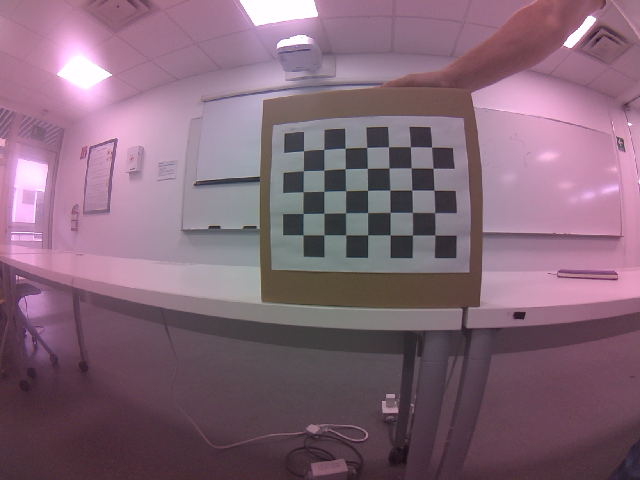
#> input picture main_ros/main_ros/vision/camera/calibration/images/img_000.png, 640 x 480 px; its folder holds 4 pictures in this run
$ python calibrate_intrinsics.py --images images   (older library calls are emulated)
#> lines starting #> are read from the running program, lines starting #| are printed output that depends on the picture
### main_ros/main_ros/vision/camera/calibration/calib_io.py
"""Calibration file helpers shared by the scripts and nodes (no ROS imports).

File layout under ``calib_dir`` (default: main_ros/vision/camera/calibration in src):

    images/                    checkerboard captures (raw, PNG)
    whiteimages/               white wall / paper captures (raw, PNG)
    data/camera_info.yaml      intrinsics, ROS camera_calibration_parsers format
                               (written by calibrate_intrinsics.py OR by the
                               image_pipeline cameracalibrator "COMMIT" button)
    data/intrinsicCalibration.npz   MAS507-style intrinsics (mtx, dist, ...)
    data/colorCalibration.npz       MAS507-style per-pixel colour gains (arr_0)
"""
import os
import pathlib

import cv2
import numpy as np
import yaml

DEFAULT_CAMERA_CALIB_DIR = '~/ros2_ws/src/main_ros/main_ros/vision/camera/calibration'
CAMERA_INFO_FILE = 'data/camera_info.yaml'
INTRINSICS_NPZ_FILE = 'data/intrinsicCalibration.npz'
COLOR_NPZ_FILE = 'data/colorCalibration.npz'
IMAGE_EXTS = ('.png', '.jpg', '.jpeg', '.bmp')

def expand(path):
    return pathlib.Path(os.path.expandvars(os.path.expanduser(str(path))))


def resolve(calib_dir, path_or_empty, default_rel):
    """Return explicit path if given, otherwise calib_dir/default_rel."""
    if path_or_empty:
        return expand(path_or_empty)
    return expand(calib_dir) / default_rel


def list_images(folder):
    folder = expand(folder)
    if not folder.is_dir():
        return []
    return sorted(p for p in folder.iterdir()
                  if p.is_file() and p.suffix.lower() in IMAGE_EXTS)


def corners_clear_of_border(corners, width, height, margin=10):
    """False if any detected corner is within `margin` px of the image border.

    A board that runs off the image edge can still be "found" with the wrong
    corners; such detections poison the calibration, so they are rejected.
    """
    p = corners.reshape(-1, 2)
    return bool(p[:, 0].min() >= margin and p[:, 1].min() >= margin
                and p[:, 0].max() <= width - 1 - margin
                and p[:, 1].max() <= height - 1 - margin)

# ---------------------------------------------------------------- camera_info

def _mat(rows, cols, data):
    return {'rows': rows, 'cols': cols,
            'data': [float(x) for x in np.asarray(data, dtype=float).ravel()]}


def write_camera_info_yaml(path, width, height, K, D, R=None, P=None,
                           camera_name='pi_camera_v2', distortion_model='plumb_bob'):
    """Write intrinsics in the format used by camera_calibration_parsers."""
    K = np.asarray(K, dtype=float).reshape(3, 3)
    D = np.asarray(D, dtype=float).ravel()
    R = np.eye(3) if R is None else np.asarray(R, dtype=float).reshape(3, 3)
    if P is None:
        P = np.hstack([K, np.zeros((3, 1))])
    P = np.asarray(P, dtype=float).reshape(3, 4)
    content = {
        'image_width': int(width),
        'image_height': int(height),
        'camera_name': str(camera_name),
        'camera_matrix': _mat(3, 3, K),
        'distortion_model': str(distortion_model),
        'distortion_coefficients': _mat(1, len(D), D),
        'rectification_matrix': _mat(3, 3, R),
        'projection_matrix': _mat(3, 4, P),
    }
    path = expand(path)
    path.parent.mkdir(parents=True, exist_ok=True)
    with open(str(path), 'w') as f:
        yaml.safe_dump(content, f, sort_keys=False, default_flow_style=None)
    return path


# [40 lines left out: functions read_camera_info_yaml, load_intrinsics, not called in this run]

# ------------------------------------------------------------- rectification

def new_camera_matrix(K, D, size, alpha):
    """alpha=0: crop to valid pixels only; alpha=1: keep all source pixels."""
    newK, _roi = cv2.getOptimalNewCameraMatrix(K, D, size, alpha, size)
    return newK


def build_rectify_maps(K, D, size, R=None, P=None, alpha=None):
    """Precompute remap tables. size=(width, height).

    If alpha is None and P is given, P[:3,:3] is used (same as image_proc);
    otherwise the new camera matrix is computed from alpha (default 0).
    Returns (map1, map2, newK).
    """
    K = np.asarray(K, dtype=np.float64)
    D = np.asarray(D, dtype=np.float64).ravel()
    R = np.eye(3) if R is None else np.asarray(R, dtype=np.float64)
    if alpha is None and P is not None:
        newK = np.asarray(P, dtype=np.float64)[:3, :3]
    else:
        newK = new_camera_matrix(K, D, size, 0.0 if alpha is None else float(alpha))
    map1, map2 = cv2.initUndistortRectifyMap(K, D, R, newK, size, cv2.CV_16SC2)
    return map1, map2, newK

# ----------------------------------------------------------- colour gains

# [7 lines left out: function load_color_gains, not called in this run]


def apply_color_gains(img, gains):
    """Per-pixel, per-channel gain (MAS507 colour calibration), saturating."""
    return cv2.multiply(img, gains, dtype=cv2.CV_8U)

### main_ros/main_ros/vision/camera/calibration/calibrate_intrinsics.py
"""Intrinsic camera calibration with OpenCV (ROS 2 port of the MAS507 script).

    ros2 run main_ros calibrate_intrinsics                       # defaults
    ros2 run main_ros calibrate_intrinsics --cols 6 --rows 4 --square 0.03

Reads <calib_dir>/images/*.png and writes to <calib_dir>/data/:
    intrinsicCalibration.npz   mtx, dist, rvecs, tvecs (MAS507 keys) + image_size, rms
    camera_info.yaml           ROS format -> published by camera_node and used by
                               image_proc and image_processing_node for rectification
    undistort_check.png        raw vs rectified side by side, for a visual check

Differences from the MAS507 script:
  * object points are in metres (square size), so tvecs are metric
  * the cornerSubPix window adapts to the square size in pixels
  * per-image reprojection errors are reported; --max-error drops outliers
  * k3 is fixed by default (like the image_pipeline cameracalibrator); the
    Pi Camera v2 lens is mild, and a free k3 tends to overfit. Use --k3 to free it.
"""
import argparse
import sys

import cv2
import numpy as np

from main_ros.main_ros.vision.camera.calibration import calib_io

FIND_FLAGS = cv2.CALIB_CB_ADAPTIVE_THRESH | cv2.CALIB_CB_NORMALIZE_IMAGE
SUBPIX_CRITERIA = (cv2.TERM_CRITERIA_EPS + cv2.TERM_CRITERIA_MAX_ITER, 30, 0.001)


def parse_args(argv=None):
    p = argparse.ArgumentParser(description=__doc__,
                                formatter_class=argparse.RawDescriptionHelpFormatter)
    p.add_argument('--calib-dir', default=calib_io.DEFAULT_CAMERA_CALIB_DIR)
    p.add_argument('--images', default='', help='folder (default <calib-dir>/images)')
    p.add_argument('--out-dir', default='', help='folder (default <calib-dir>/data)')
    p.add_argument('--cols', type=int, default=7,
                   help='inner corners per row (8 squares -> 7)')
    p.add_argument('--rows', type=int, default=5,
                   help='inner corners per column (6 squares -> 5)')
    p.add_argument('--square', type=float, default=0.03, help='square size in metres')
    p.add_argument('--k3', action='store_true', help='estimate k3 too')
    p.add_argument('--alpha', type=float, default=0.0,
                   help='rectified view: 0 = only valid pixels (crop), 1 = keep all pixels')
    p.add_argument('--max-error', type=float, default=0.0,
                   help='drop images with RMS reprojection error above this (px) and recalibrate')
    p.add_argument('--camera-name', default='pi_camera_v2')
    p.add_argument('--show', action='store_true', help='show each detection (needs a display)')
    # remove ROS arguments if launched via ros2 run ... --ros-args
    if argv is None:
        argv = sys.argv[1:]
    if '--ros-args' in argv:
        argv = argv[:argv.index('--ros-args')]
    return p.parse_args(argv)


def object_points(cols, rows, square):
    objp = np.zeros((cols * rows, 3), np.float32)
    objp[:, :2] = np.mgrid[0:cols, 0:rows].T.reshape(-1, 2) * square
    return objp


def subpix_window(corners, cols):
    """Half-window ~40 % of the smallest square edge in pixels, in [3, 11]."""
    c = corners.reshape(-1, cols, 2)
    d_row = np.linalg.norm(np.diff(c, axis=1), axis=2).min()
    d_col = np.linalg.norm(np.diff(c, axis=0), axis=2).min() if c.shape[0] > 1 else d_row
    w = int(np.clip(0.4 * min(d_row, d_col), 3, 11))
    return (w, w)


def detect(images, pattern, show=False):
#> called with pattern = (7, 5), show = False
    names, imgpoints, size = [], [], None
    for path in images:
        img = cv2.imread(str(path))
#> img is the input picture: shape (480, 640, 3); mean B, G, R 119.7, 103.3, 131.7
        if img is None:
            print('  %-22s unreadable, skipped' % path.name)
            continue
        h, w = img.shape[:2]
#> h = 480; w = 640
        if size is None:
            size = (w, h)
#> size = (640, 480)
        elif size != (w, h):
            print('  %-22s size %dx%d != %dx%d, skipped' % (path.name, w, h, size[0], size[1]))
            continue
        gray = cv2.cvtColor(img, cv2.COLOR_BGR2GRAY)
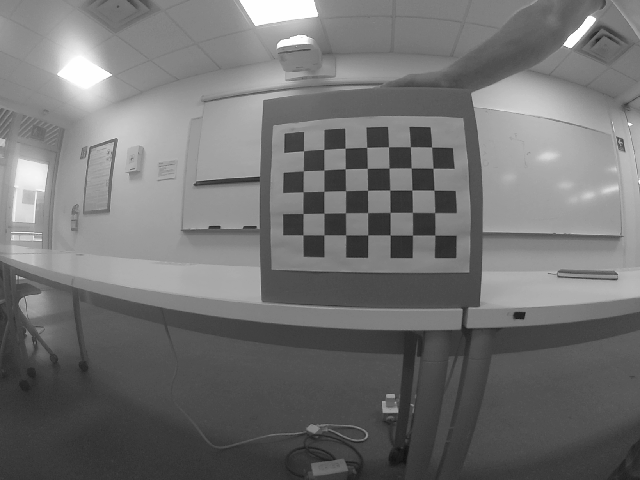
#> gray: shape (480, 640); min 15, max 255, mean 113.6
        found, corners = cv2.findChessboardCorners(gray, pattern, FIND_FLAGS)
#> found = True; corners = 35 rows, first 8: [303.5, 150.9], [323.7, 149.5], [345.1, 148.3], [366.7, 147.3], [388.5, 146.8], [410.4, 146.8], [431.5, 147], [303.5, 170.8]
        if not found:
            print('  %-22s board not found, trashed' % path.name)
            continue
        if not calib_io.corners_clear_of_border(corners, w, h):
#> in corners_clear_of_border, `p = corners.reshape(-1, 2)`: p = 35 pairs, first value 303 to 434.7, second value 146.8 to 234.9
            print('  %-22s board touches the image edge, trashed' % path.name)
            continue
        win = subpix_window(corners, pattern[0])
#> in subpix_window, `d_row = np.linalg.norm(np.diff(c, axis=1), axis=2).min()`: d_row = 9.83
#> in subpix_window, `d_col = np.linalg.norm(np.diff(c, axis=0), axis=2).min() if c.shape[0]..`: d_col = 14.96
#> in subpix_window, `w = int(np.clip(0.4 * min(d_row, d_col), 3, 11))`: w = 3
#> win = (3, 3)
        corners = cv2.cornerSubPix(gray, corners, win, (-1, -1), SUBPIX_CRITERIA)
#> corners = 35 rows, first 8: [303.5, 150.9], [323.8, 149.5], [345.1, 148.3], [366.7, 147.4], [388.5, 146.8], [410.4, 146.7], [431.6, 147.1], [303.4, 170.8]
        names.append(path.name)
        imgpoints.append(corners)
        if show:
            cv2.drawChessboardCorners(img, pattern, corners, found)
            cv2.imshow('detection', img)
            cv2.waitKey(300)
#> pass 2 of the loop in detect, `for path in images:`:
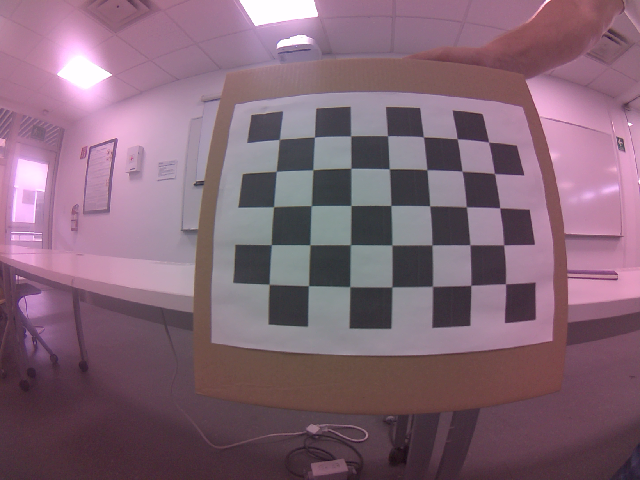
#> input picture main_ros/main_ros/vision/camera/calibration/images/img_001.png, 640 x 480 px
#> in detect, img is the input picture: shape (480, 640, 3); mean B, G, R 117.9, 102, 130.7
#> in detect, `gray = cv2.cvtColor(img, cv2.COLOR_BGR2GRAY)`:
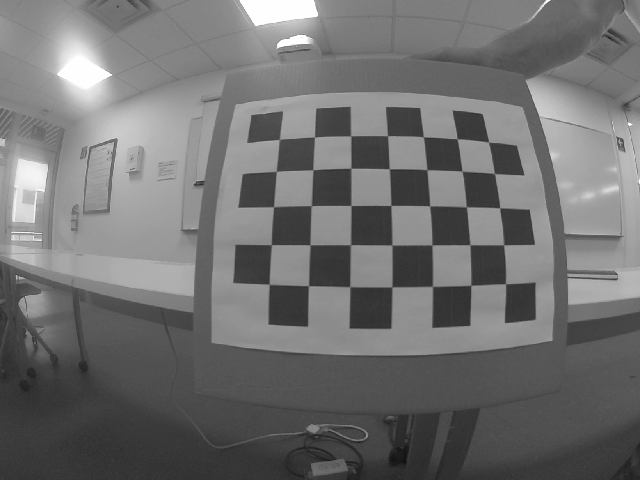
#> gray: shape (480, 640); min 13, max 255, mean 112.4
#> in detect, `found, corners = cv2.findChessboardCorners(gray, pattern, FIND_FLAGS)`: corners = 35 rows, first 8: [279.2, 139.4], [314.4, 137.1], [350.6, 136.2], [387.7, 136], [423.3, 136.9], [457.2, 138.8], [488.6, 142], [276.4, 171.5]
#> win = (11, 11)
#> in detect, `corners = cv2.cornerSubPix(gray, corners, win, (-1, -1), SUBPIX_CRITER..`: corners = 35 rows, first 8: [279.4, 139.3], [314.5, 137], [350.8, 135.9], [387.5, 135.7], [423.5, 136.8], [457.2, 138.7], [488.6, 142.1], [276.2, 171.3]
#> pass 3 of the loop in detect, `for path in images:`:
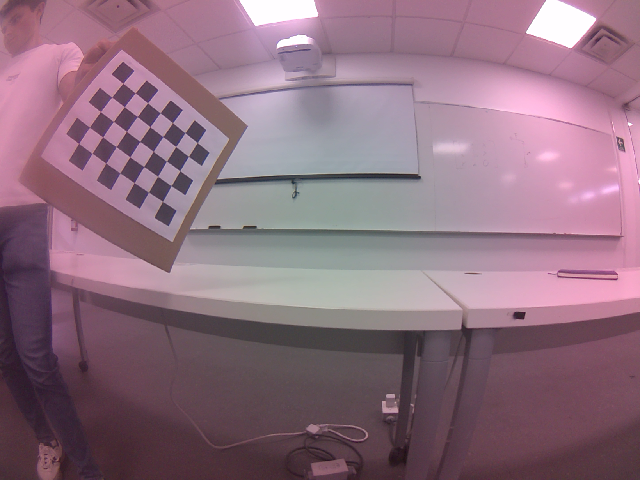
#> input picture main_ros/main_ros/vision/camera/calibration/images/img_002.png, 640 x 480 px
#> in detect, img is the input picture: shape (480, 640, 3); mean B, G, R 126.7, 111.5, 141.6
#> in detect, `gray = cv2.cvtColor(img, cv2.COLOR_BGR2GRAY)`:
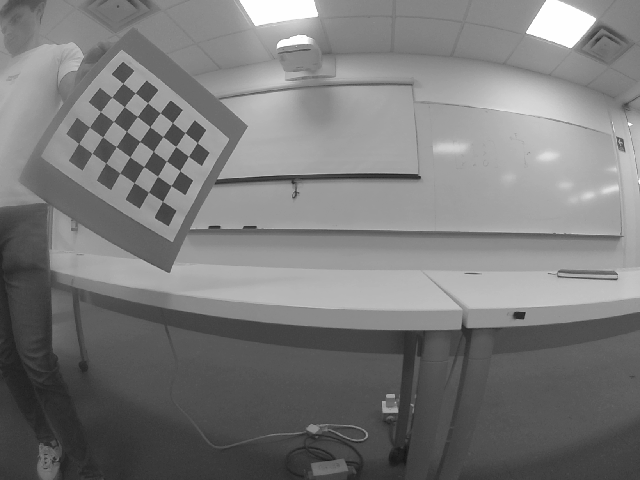
#> gray: shape (480, 640); min 19, max 255, mean 122.2
#> in detect, `found, corners = cv2.findChessboardCorners(gray, pattern, FIND_FLAGS)`: corners = 35 rows, first 8: [122.9, 83.42], [135.4, 92.99], [147.6, 102.7], [160.4, 112.9], [172.4, 122.7], [185.2, 132.5], [197.3, 142.7], [111.9, 97.3]
#> win = (6, 6)
#> in detect, `corners = cv2.cornerSubPix(gray, corners, win, (-1, -1), SUBPIX_CRITER..`: corners = 35 rows, first 8: [122.8, 83.33], [135.2, 92.85], [147.6, 102.8], [160.1, 112.8], [172.5, 122.7], [185, 132.7], [197.3, 142.6], [111.7, 97.08]
#> the loop made 4 passes; the first 3 are shown
    if show:
        cv2.destroyAllWindows()
    return names, imgpoints, size


def coverage(imgpoints, size, grid=4):
    """Fraction of grid x grid image cells that contain at least one corner."""
    hit = np.zeros((grid, grid), bool)
    for c in imgpoints:
        p = c.reshape(-1, 2)
        gx = np.clip((p[:, 0] / size[0] * grid).astype(int), 0, grid - 1)
        gy = np.clip((p[:, 1] / size[1] * grid).astype(int), 0, grid - 1)
        hit[gy, gx] = True
    return hit


def calibrate(objp, imgpoints, size, flags):
#> called with objp = array of shape (35, 3), size = (640, 480), flags = 128
    objpoints = [objp] * len(imgpoints)
    rms, K, D, rvecs, tvecs = cv2.calibrateCamera(objpoints, imgpoints, size, None, None,
                                                  flags=flags)
    errs = []
    for ip, rv, tv in zip(imgpoints, rvecs, tvecs):
        proj, _ = cv2.projectPoints(objp, rv, tv, K, D)
        diff = proj.reshape(-1, 2) - ip.reshape(-1, 2)
        errs.append(float(np.sqrt(np.mean(np.sum(diff ** 2, axis=1)))))
    return rms, K, D, rvecs, tvecs, np.array(errs)


def main(argv=None):
    a = parse_args(argv)
    image_dir = calib_io.resolve(a.calib_dir, a.images, 'images')
    out_dir = calib_io.resolve(a.calib_dir, a.out_dir, 'data')
    pattern = (a.cols, a.rows)
    images = calib_io.list_images(image_dir)
    print('Found %d images in %s, pattern %dx%d inner corners, square %.4f m'
          % (len(images), image_dir, a.cols, a.rows, a.square))
    if not images:
        sys.exit('No images - capture some first (see image_saver).')

    names, imgpoints, size = detect(images, pattern, a.show)
    print('Board detected in %d/%d images' % (len(names), len(images)))
    if len(names) < 10:
        print('WARNING: fewer than 10 usable images; aim for ~20 varied poses.')
    if len(names) < 3:
        sys.exit('Not enough detections to calibrate. Check --cols/--rows '
                 '(they count INNER corners).')

    flags = 0 if a.k3 else cv2.CALIB_FIX_K3
    objp = object_points(a.cols, a.rows, a.square)
    rms, K, D, rvecs, tvecs, errs = calibrate(objp, imgpoints, size, flags)

    if a.max_error > 0 and np.any(errs > a.max_error):
        keep = errs <= a.max_error
        for n, e in zip(names, errs):
            if e > a.max_error:
                print('  dropping %-22s error %.3f px' % (n, e))
        names = [n for n, k in zip(names, keep) if k]
        imgpoints = [p for p, k in zip(imgpoints, keep) if k]
        if len(names) < 3:
            sys.exit('Too few images left after --max-error filtering.')
        rms, K, D, rvecs, tvecs, errs = calibrate(objp, imgpoints, size, flags)

    print('\nPer-image RMS reprojection error (px):')
    for n, e in sorted(zip(names, errs), key=lambda t: -t[1]):
        print('  %-22s %.3f%s' % (n, e, '   <-- check' if e > max(2 * np.median(errs), 0.5) else ''))
    print('\nOverall RMS: %.3f px  (good: < 0.5, acceptable: < 1.0)' % rms)
    print('Image size: %dx%d' % size)
    print('K =\n%s' % np.array2string(K, precision=2, suppress_small=True))
    print('D (k1 k2 p1 p2 k3) = %s' % np.array2string(D.ravel(), precision=5))
    hfov = 2 * np.degrees(np.arctan(size[0] / (2 * K[0, 0])))
    vfov = 2 * np.degrees(np.arctan(size[1] / (2 * K[1, 1])))
    print('FOV: %.1f x %.1f deg (Pi Camera v2 spec: 62.2 x 48.8)' % (hfov, vfov))
    cov = coverage(imgpoints, size)
    print('Image coverage by corners: %d/%d cells' % (cov.sum(), cov.size))
    if cov.sum() < cov.size:
        print('  Missing cells (row, col): %s -> add images with the board there '
              '(especially near the edges/corners)' % [tuple(x) for x in np.argwhere(~cov)])

    newK = calib_io.new_camera_matrix(K, D, size, a.alpha)
    P = np.hstack([newK, np.zeros((3, 1))])

    out_dir.mkdir(parents=True, exist_ok=True)
    npz = out_dir / 'intrinsicCalibration.npz'
    np.savez(str(npz), mtx=K, dist=D, rvecs=np.array(rvecs), tvecs=np.array(tvecs),
             image_size=np.array(size), rms=rms, newcameramtx=newK)
    yml = calib_io.write_camera_info_yaml(out_dir / 'camera_info.yaml', size[0], size[1],
                                          K, D, np.eye(3), P, camera_name=a.camera_name)

    # Visual check on the worst-error image (distortion most visible at edges)
    worst = names[int(np.argmax(errs))]
    raw = cv2.imread(str(image_dir / worst))
    m1, m2, _ = calib_io.build_rectify_maps(K, D, size, P=P)
#> in build_rectify_maps, `map1, map2 = cv2.initUndistortRectifyMap(K, D, R, newK, size, cv2.CV_1..`:
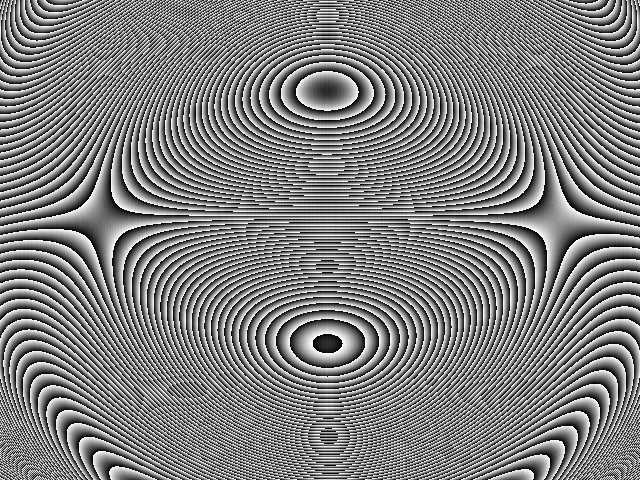
#> map2: shape (480, 640) uint16; min 0, max 1023, mean 512.1; drawn with min black and max white
    rect = cv2.remap(raw, m1, m2, cv2.INTER_LINEAR)
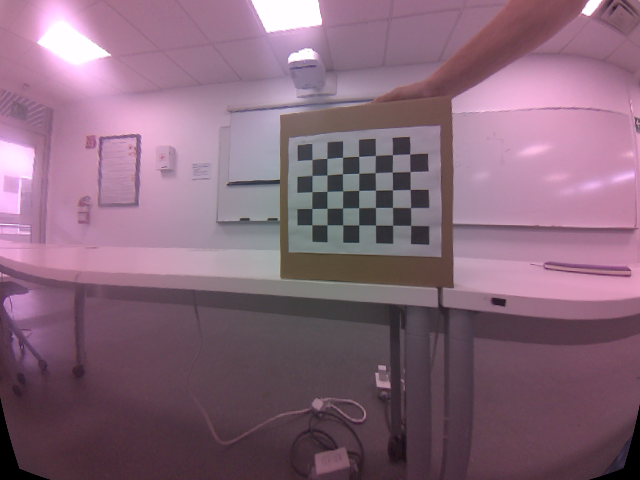
#> rect: shape (480, 640, 3); mean B, G, R 122, 103.7, 134.8
    check = np.hstack([raw, rect])
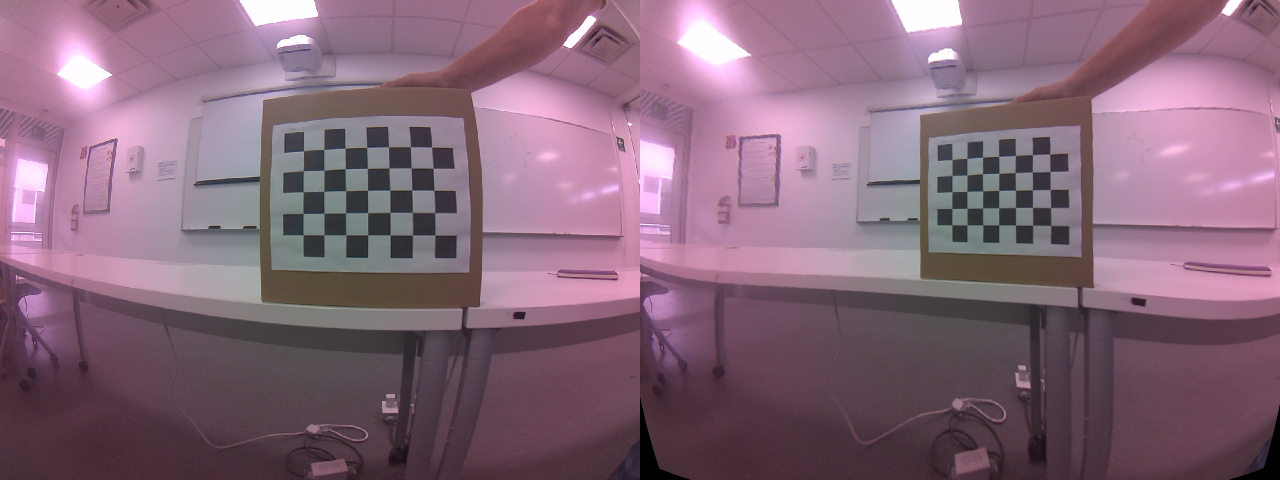
#> check: shape (480, 1280, 3); mean B, G, R 120.9, 103.5, 133.3
    cv2.putText(check, 'raw', (10, 30), cv2.FONT_HERSHEY_SIMPLEX, 1, (0, 0, 255), 2)
    cv2.putText(check, 'rectified', (size[0] + 10, 30), cv2.FONT_HERSHEY_SIMPLEX, 1,
                (0, 255, 0), 2)
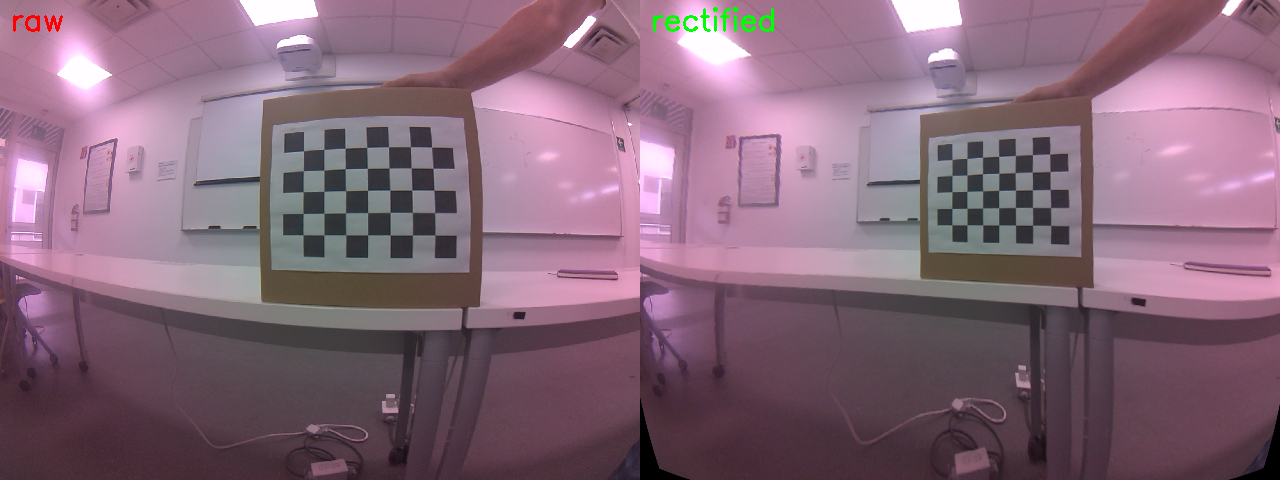
#> check: shape (480, 1280, 3); mean B, G, R 120.5, 103.6, 133
    cv2.imwrite(str(out_dir / 'undistort_check.png'), check)

    print('\nSaved:\n  %s\n  %s\n  %s' % (npz, yml, out_dir / 'undistort_check.png'))
    print('Restart camera.launch.py / vision.launch.py so camera_info is reloaded.')


if __name__ == '__main__':
    main()
